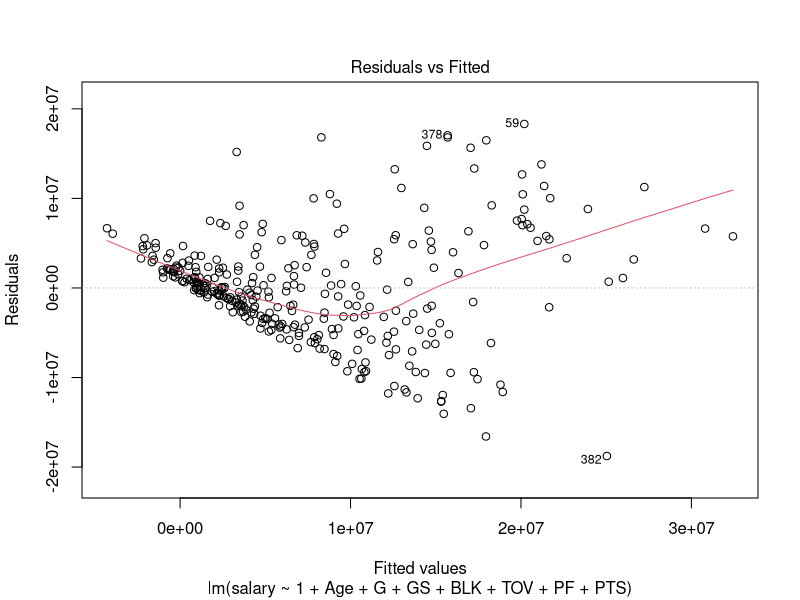
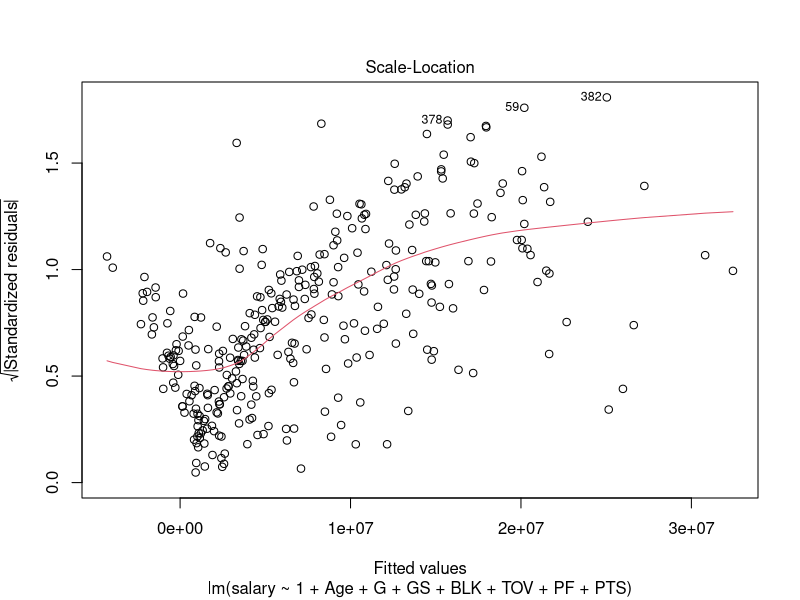
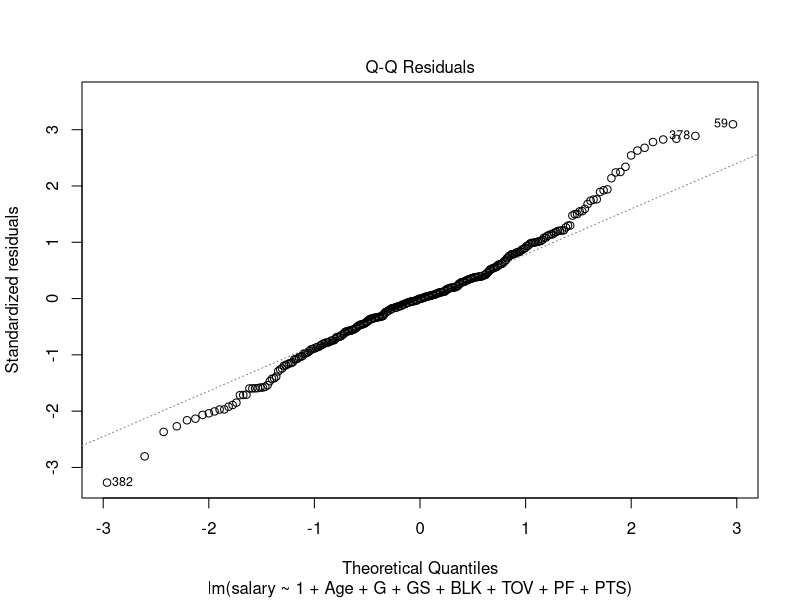
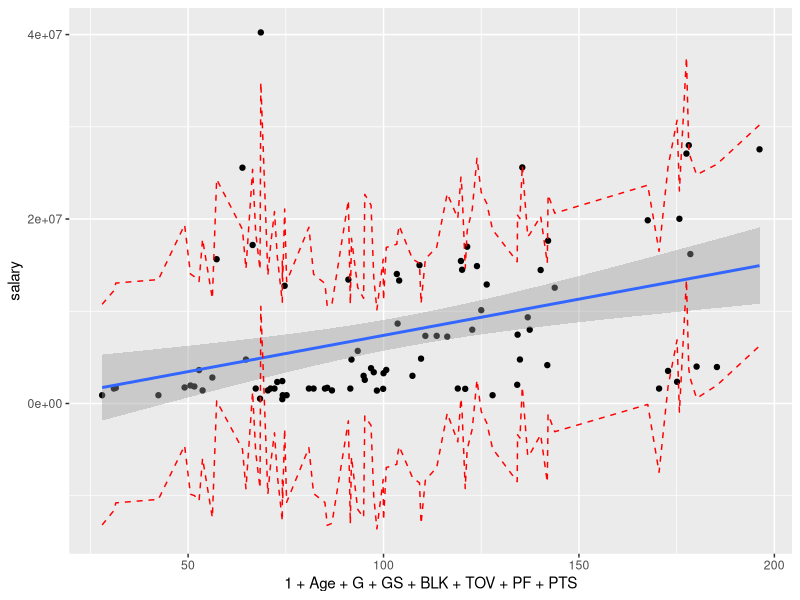
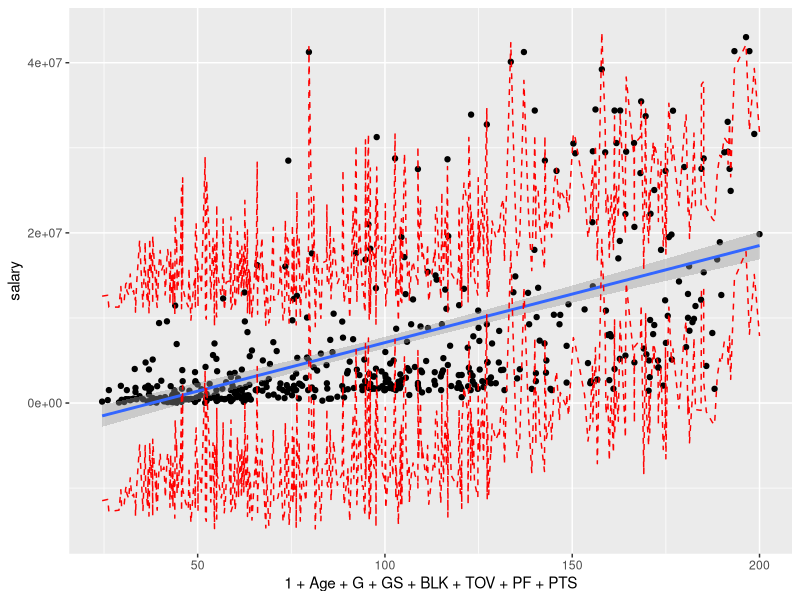

The R source for these figures, in order:
## ---- chunk 1
knitr::opts_chunk$set(echo = TRUE)
library(tidyverse)
library(dplyr)
## ---- chunk 2
player_stats_2019_20 <- read.csv("2019-20_player_stats.csv")
player_salaries_2019_20 <- read.csv("2019-20_player_salaries.csv")
colnames(player_salaries_2019_20)[3] <- "Player"

player_stats_2020_21 <- read.csv("2020-21_player_stats.csv")
player_salaries_2020_21 <- read.csv("2020-21_player_salaries.csv")
colnames(player_salaries_2020_21)[3] <- "salary"
## ---- chunk 3
merged_2019_20 <- merge(player_salaries_2019_20, player_stats_2019_20, by = 'Player')
merged_2019_20 <- merged_2019_20 %>%
  distinct(Player, .keep_all = TRUE)
head(merged_2019_20)

merged_2020_21 <- merge(player_salaries_2020_21, player_stats_2020_21, by = 'Player')
merged_2020_21 <- merged_2020_21 %>%
  distinct(Player, .keep_all = TRUE)
head(merged_2020_21)
## ---- chunk 4
data_split <- sort(sample(nrow(merged_2019_20), nrow(merged_2019_20)*0.8))
train <- merged_2019_20[data_split,]
dev <- merged_2019_20[-data_split,]
test <- merged_2020_21
## ---- chunk 5
model <- lm(salary ~ 1 + Age + G + GS + BLK + TOV + PF + PTS, train)
## ---- chunk 6
plot(model, which = 1)
## ---- chunk 7
plot(model, which = 3)
## ---- chunk 8
plot(model, which = 2)
## ---- chunk 9
library(car)
library(lmtest)
vcv0 <- hccm(model, type = "hc0")

library("broom")
modelv2 <- coeftest(model, vcov = vcv0)
modelv2
## ---- chunk 10
dev_predictions <- predict(model, newdata = dev, interval = "prediction")
dev_predictions <- as.data.frame(dev_predictions)
mean(dev_predictions$lwr <= dev$salary & dev$salary <= dev_predictions$upr)
test_predictions <- predict(model, newdata = test, interval = "prediction")
test_predictions <- as.data.frame(test_predictions)
mean(test_predictions$lwr <= test$salary & test$salary <= test_predictions$upr)
## ---- chunk 11
library("ggplot2")
devbind <- cbind(dev, dev_predictions)
devplot <- ggplot(devbind, aes(1 + Age + G + GS + BLK + TOV + PF + PTS, salary)) +
  geom_point() +
  stat_smooth(method = lm)
devplot + geom_line(aes(y = lwr), color = "red", linetype = "dashed") +
    geom_line(aes(y = upr), color = "red", linetype = "dashed")

testbind <- cbind(test, test_predictions)
testplot <- ggplot(testbind, aes(1 + Age + G + GS + BLK + TOV + PF + PTS, salary)) +
  geom_point() +
  stat_smooth(method = lm)
testplot + geom_line(aes(y = lwr), color = "red", linetype = "dashed") +
    geom_line(aes(y = upr), color = "red", linetype = "dashed")
